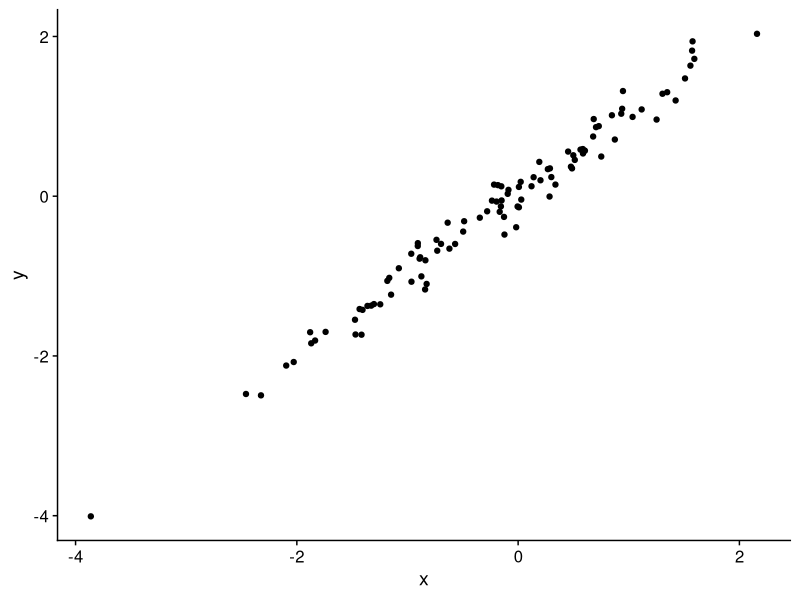

This chart was generated by the following R code:
# a figure

library(dplyr)
library(ggplot2)
library(cowplot)
theme_set(theme_cowplot())

set.seed(462821)
dat <- tibble(x = rnorm(100), y = x + rnorm(100, sd = 0.2))

ggplot(dat, aes(x,y)) + geom_point()
